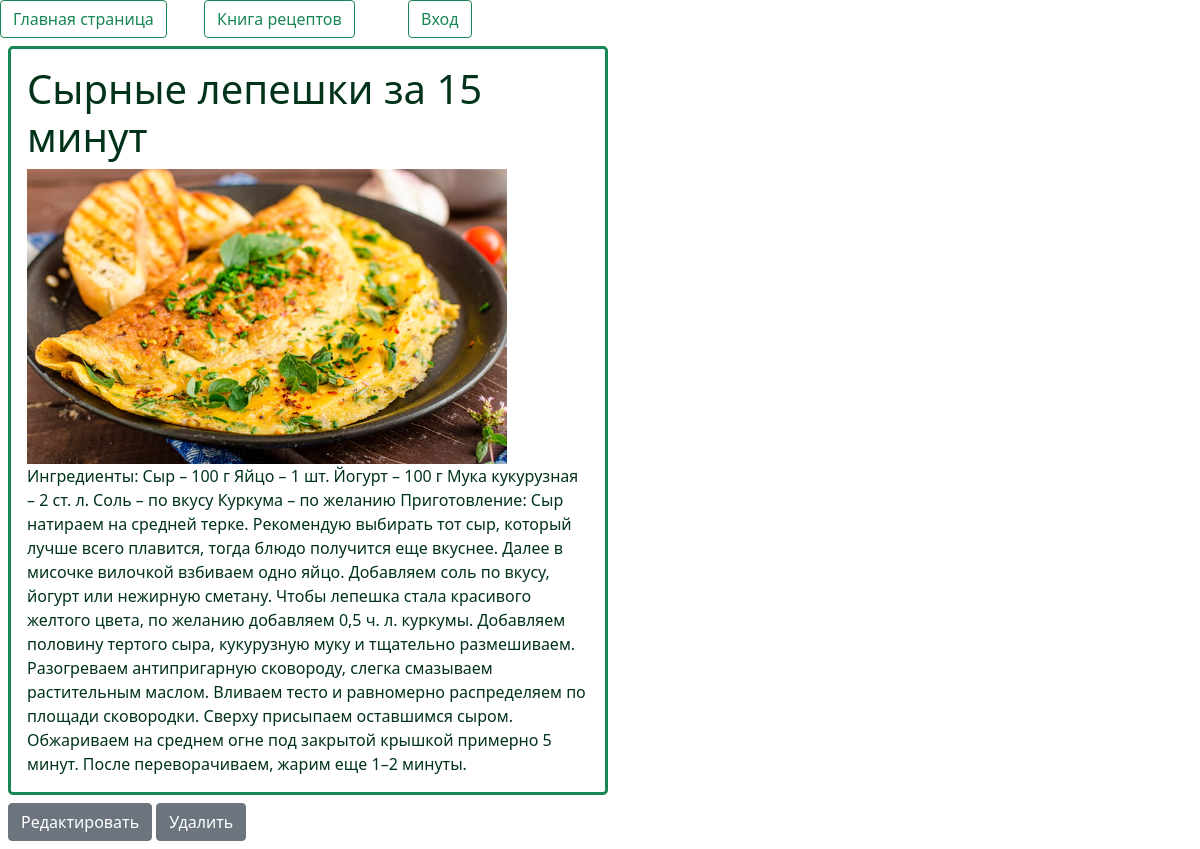
/post/1, run on the app's committed database.
### pprecipe/models.py (models this page shows, shortened)
class Posts(models.Model):
    title = models.CharField(max_length=100)
    text = models.TextField()
    image = models.CharField(max_length=200, default='null')

### pprecipe/views.py (the view)
# urls.py: path('post/<int:id>', views.post),
def post(request, id):
    post = Posts.objects.get(id=id)
    return render(request, 'post.html', {'post': post})

### pprecipe/templates/post.html (shortened to what this page needs)
{% extends "base.html" %}
{% load static %}
{% block content %}
            <div class="border border-3 border-success w-50 m-2 p-3 rounded-3">
                <h3 style="color: rgb(0, 51, 25);" class="fs-1">{{post.title}}</h3>
                <img style="width: 40vw; " src="/static/images/{{post.image}}" alt=""/>
                <div style="color: rgb(0, 51, 25);" class="fs-6">{{post.text}}</div>
            </div>
            <div class="m-2">
                <a class="btn btn-secondary" href="/editpost/{{post.id}}">
                    Редактировать
                </a>
                <a class="btn btn-secondary" href="/deletepost/{{post.id}}">
                    Удалить
                </a>
            </div>
{% endblock %}

### data on the page
Posts: title "Сырные лепешки за 15 минут", image (picture), text "Ингредиенты: Сыр – 100 г Яйцо – 1 шт. Йогурт – 100 г Мука кукурузная – 2 ст. л. Соль – по вкусу Куркума – по желанию Приготовление: Сыр натираем на средней терке. Рекомендую выбирать тот сыр, который лучше всего плавится, тогда блюдо получится еще вкуснее. Далее в мисочке вилочкой взбиваем одно яйцо. Добавляем соль по вкусу, йогурт или нежирную сметану. Чтобы лепешка стала красивого желтого цвета, по желанию добавляем 0,5 ч. л. куркумы. Добавляем половину тертого сыра, кукурузную муку и тщательно размешиваем. Разогреваем антипригарную сковороду, слегка смазываем растительным маслом. Вливаем тесто и равномерно распределяем по площади сковородки. Сверху присыпаем оставшимся сыром. Обжариваем…"
